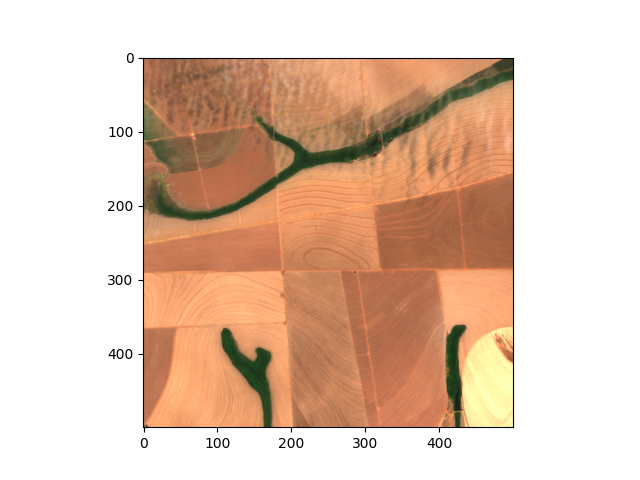
#> input picture data/talhao_101035/tci20201015_interest_area.png, 640 x 480 px
$ python core.py
#> lines starting #> are read from the running program, lines starting #| are printed output that depends on the picture
import cv2
import matplotlib.pyplot as plt
import sys
import math
import numpy as np

class Image:

    image_matrix = None
    _image_location = ""

    def __init__(self, image_location):
        # lendo a imagem em escala de cinza
        self.image_matrix = cv2.imread(image_location)
#> self.image_matrix is the input picture: shape (480, 640, 3); mean B, G, R 181.5, 200, 227.5
        self._image_location = image_location
        # todo: load image into an opencv object

    def equalization_filter(self, image_matrix):
        lines = len(image_matrix)
        columns = len(image_matrix[0])
        max_contrast_resolution = 256
        # creates a vector with a position for each frequency of gray level
        frequency_gray_levels = [0 for x in range(max_contrast_resolution)]
        # Run each pixel of the image matrix to get each frequency
        for line in range(lines):
            for column in range(columns):
                pixel_gray_level = image_matrix[line, column]
                frequency_gray_levels[pixel_gray_level] += 1

        cumulative_value = 0
        # creates a vector with a position for each cumulative frequency of a gray level
        cumulative_frequency_gray_levels = [0 for x in range(max_contrast_resolution)]
        gray_level = 0
        # run each frequency to determine the cumulative frequency
        for gray_level in range(max_contrast_resolution):
            cumulative_value += frequency_gray_levels[gray_level]
            cumulative_frequency_gray_levels[gray_level] = cumulative_value

        # in class slide, the I
        ideal_pixels_number = lines * columns / max_contrast_resolution

        # create a dictionary for each gray level with the equalization value
        equalization_values = {}

        for gray_level in range(max_contrast_resolution):
            cumulative_frequency = cumulative_frequency_gray_levels[gray_level]
            equalization_value = max(0, (round((cumulative_frequency/ideal_pixels_number))-1))
            equalization_values[gray_level] = equalization_value

        # apply the equalization to each images pixel
        for line in range(lines):
            for column in range(columns):
                image_matrix[line, column] = equalization_values[image_matrix[line, column]]

        cv2.imshow("imagem", image_matrix)
        cv2.waitKey(0)
        cv2.destroyAllWindows()

    # [204 lines left out: functions horizontal_mask, vertical_mask, diagonal_mask, print_line_type, find_object, get_object_qty and 1 more, not called in this run]

if __name__ == '__main__':
    sys.setrecursionlimit(5000)
    img = Image("../data/talhao_101035/tci20201015_interest_area.png")
    #img.equalization_filter(img.image_matrix)
    #img.edges_and_links(img.image_matrix, 5, 1.4)


    gray = cv2.cvtColor(img.image_matrix,cv2.COLOR_BGR2GRAY)
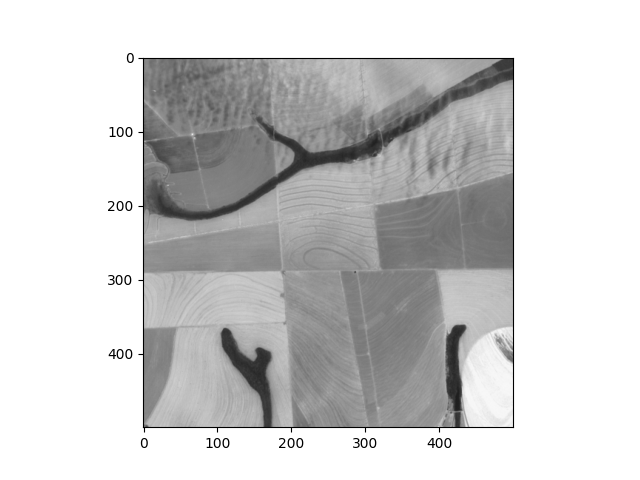
#> gray: shape (480, 640); min 0, max 255, mean 206.1
    gray = img.equalization_filter(gray)
#> in equalization_filter, `lines = len(image_matrix)`: lines = 480
#> in equalization_filter, `columns = len(image_matrix[0])`: columns = 640
#> after the loop in equalization_filter, `for line in range(lines):`: frequency_gray_levels = 256 values, max 166970 at index 255, min 0 at index 4, mean 1200
#> the loop in equalization_filter, `for gray_level in range(max_contrast_resolution):` made 256 passes
#> cumulative_value on passes 1 to 3: 1632, 1640, 1652
#> after the loop in equalization_filter, `for gray_level in range(max_contrast_resolution):`: cumulative_frequency_gray_levels = 256 values from 1632 to 307200; cumulative_value = 307200
#> in equalization_filter, `ideal_pixels_number = lines * columns / max_contrast_resolution`: ideal_pixels_number = 1200
#> the loop in equalization_filter, `for gray_level in range(max_contrast_resolution):` made 256 passes
#> (cumulative_frequency, equalization_value) on passes 1 to 3: (1632, 0), (1640, 0), (1652, 0)
#> after the loop in equalization_filter, `for gray_level in range(max_contrast_resolution):`: equalization_values = 256 items
#> after the loop in equalization_filter, `for line in range(lines):`:
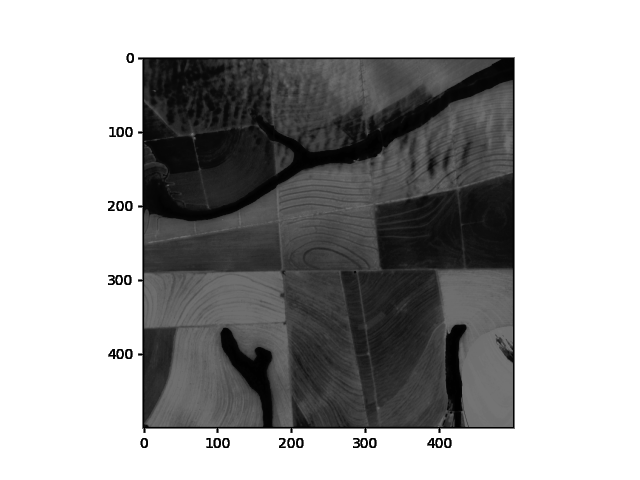
#> image_matrix: shape (480, 640); min 0, max 255, mean 165


    ret, thresh = cv2.threshold(gray,0,255,cv2.THRESH_BINARY_INV+cv2.THRESH_OTSU)
#> ret = 0

    # noise removal
    kernel = np.ones((3, 3), np.uint8)
#> (the run stopped early here; a loop or call above may not have finished)

$ run again, with data/talhao_101035/tci20201010_interest_area.png copied over data/talhao_101035/tci20201015_interest_area.png
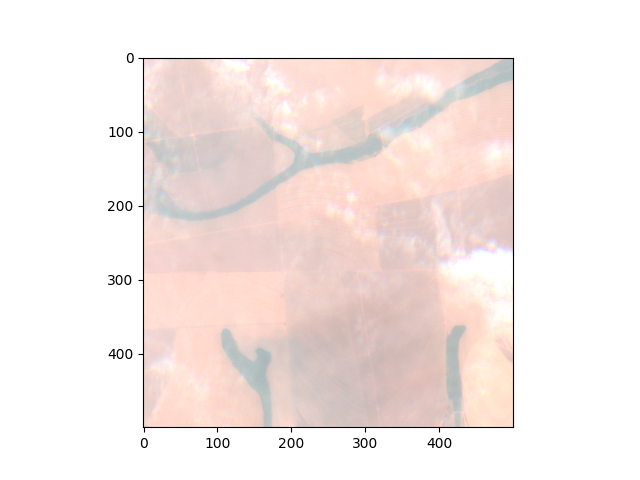
#> input picture data/talhao_101035/tci20201010_interest_area.png, 640 x 480 px
#> in __init__, self.image_matrix is the input picture: shape (480, 640, 3); mean B, G, R 231.3, 234.2, 245
#> `gray = cv2.cvtColor(img.image_matrix,cv2.COLOR_BGR2GRAY)`:
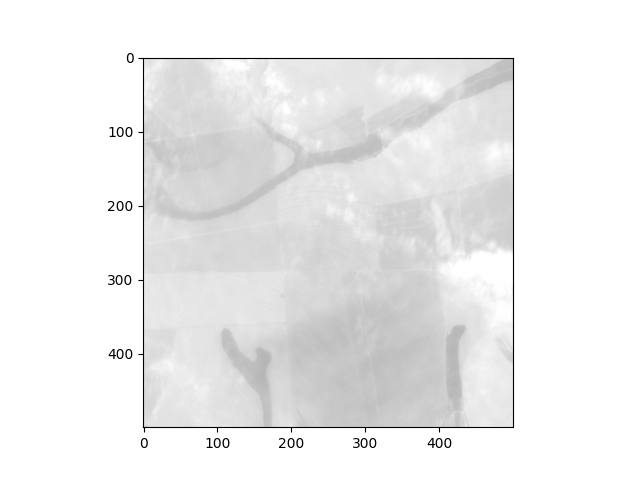
#> gray: shape (480, 640); min 0, max 255, mean 237.1
#> lines = 480
#> columns = 640
#> after the loop in equalization_filter, `for line in range(lines):`: frequency_gray_levels = 256 values, max 168211 at index 255, min 0 at index 4, mean 1200
#> the loop in equalization_filter, `for gray_level in range(max_contrast_resolution):` made 256 passes
#> cumulative_value on passes 1 to 3: 1632, 1640, 1652
#> after the loop in equalization_filter, `for gray_level in range(max_contrast_resolution):`: cumulative_frequency_gray_levels = 256 values from 1632 to 307200; cumulative_value = 307200
#> ideal_pixels_number = 1200
#> the loop in equalization_filter, `for gray_level in range(max_contrast_resolution):` made 256 passes
#> (cumulative_frequency, equalization_value) on passes 1 to 3: (1632, 0), (1640, 0), (1652, 0)
#> after the loop in equalization_filter, `for gray_level in range(max_contrast_resolution):`: equalization_values = 256 items
#> after the loop in equalization_filter, `for line in range(lines):`:
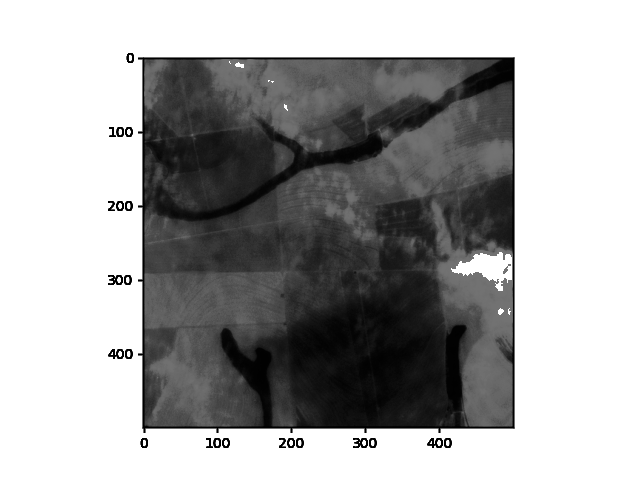
#> image_matrix: shape (480, 640); min 0, max 255, mean 165.9
#> ret = 0
